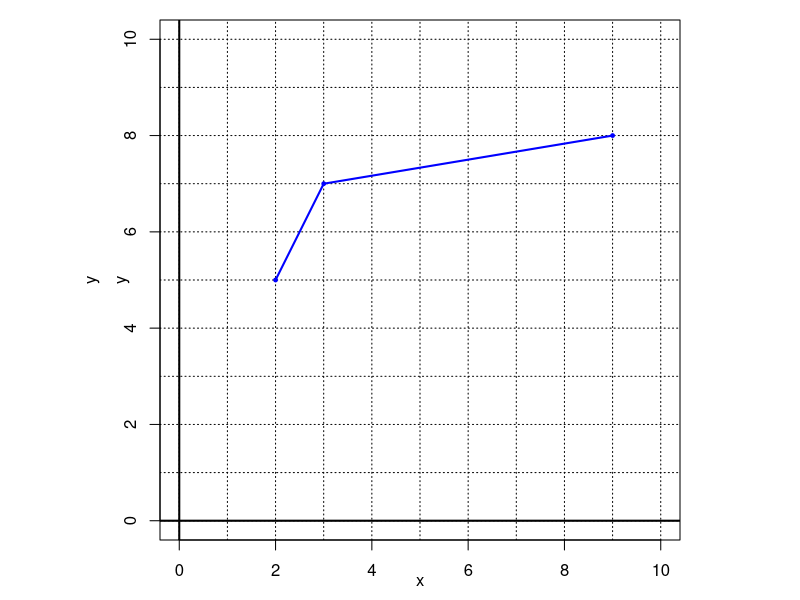

This figure's R source: (Note: this script raises an error after producing the figure.)
## ---- chunk 1
# set.seed(params$rseed)
## ---- chunk 2
par(mar=c(3,3,1,1))
while(T){
    xy = sample(1:9,6)
    x = sort(xy[1:3])
    y = sort(xy[4:6],decreasing = sample(c(T,F),1))
    if((y[2]-y[1])*(x[3]-x[2])!=(y[3]-y[2])*(x[2]-x[1]) && (y[2]-y[1])!=-(x[2]-x[1]) && (y[3]-y[2])!=-(y[2]-y[1])){break}
}

par(pty="s")
plot(0,0,type="n",xlim=c(0,10),ylim=c(0,10),lwd=2,ylab="y",xlab="x")
mtext("x",1,1.5)
mtext("y",2,1.5)
for(j in seq(0,10,1)){
  abline(h=j,lty=3)
  abline(v=j,lty=3)
}
abline(h=0,lwd=2)
abline(v=0,lwd=2)
lines(x,y,col="blue",lwd=2)
points(x,y,col="blue",pch=19,cex=0.5)
# legend("topright","y=f(x)",lwd=2,col="blue")

if(params$showsol){
    abline(0,1,col="black",cex="0.5",lty=2)
    lines(y,x,col="red",lwd=2)
}
## ---- chunk 3
par(mar=c(3,3,1,1))
while(T){
    xy = sample(1:9,6)
    x = sort(xy[1:3])
    y = sort(xy[4:6],decreasing = sample(c(T,F),1))
    if((y[2]-y[1])*(x[3]-x[2])!=(y[3]-y[2])*(x[2]-x[1]) && (y[2]-y[1])!=-(x[2]-x[1]) && (y[3]-y[2])!=-(y[2]-y[1])){break}
}

par(pty="s")
plot(0,0,type="n",xlim=c(0,10),ylim=c(0,10),lwd=2,ylab="y",xlab="x")
mtext("x",1,1.5)
mtext("y",2,1.5)
for(j in seq(0,10,1)){
  abline(h=j,lty=3)
  abline(v=j,lty=3)
}
abline(h=0,lwd=2)
abline(v=0,lwd=2)
lines(x,y,col="blue",lwd=2)
points(x,y,col="blue",pch=19,cex=0.5)
# legend("topright","y=f(x)",lwd=2,col="blue")

if(params$showsol){
    abline(0,1,col="black",cex="0.5",lty=2)
    lines(y,x,col="red",lwd=2)
}
## ---- chunk 4
par(mar=c(3,3,1,1))
while(T){
    xy = sample(1:9,6)
    x = sort(xy[1:3])
    y = sort(xy[4:6],decreasing = sample(c(T,F),1))
    if((y[2]-y[1])*(x[3]-x[2])!=(y[3]-y[2])*(x[2]-x[1]) && (y[2]-y[1])!=-(x[2]-x[1]) && (y[3]-y[2])!=-(y[2]-y[1])){break}
}

par(pty="s")
plot(0,0,type="n",xlim=c(0,10),ylim=c(0,10),lwd=2,ylab="y",xlab="x")
mtext("x",1,1.5)
mtext("y",2,1.5)
for(j in seq(0,10,1)){
  abline(h=j,lty=3)
  abline(v=j,lty=3)
}
abline(h=0,lwd=2)
abline(v=0,lwd=2)
lines(x,y,col="blue",lwd=2)
points(x,y,col="blue",pch=19,cex=0.5)
# legend("topright","y=f(x)",lwd=2,col="blue")

if(params$showsol){
    abline(0,1,col="black",cex="0.5",lty=2)
    lines(y,x,col="red",lwd=2)
}
## ---- chunk 5
par(mar=c(3,3,1,1))
while(T){
    xy = sample(1:9,6)
    x = sort(xy[1:3])
    y = sort(xy[4:6],decreasing = sample(c(T,F),1))
    if((y[2]-y[1])*(x[3]-x[2])!=(y[3]-y[2])*(x[2]-x[1]) && (y[2]-y[1])!=-(x[2]-x[1]) && (y[3]-y[2])!=-(y[2]-y[1])){break}
}

par(pty="s")
plot(0,0,type="n",xlim=c(0,10),ylim=c(0,10),lwd=2,ylab="y",xlab="x")
mtext("x",1,1.5)
mtext("y",2,1.5)
for(j in seq(0,10,1)){
  abline(h=j,lty=3)
  abline(v=j,lty=3)
}
abline(h=0,lwd=2)
abline(v=0,lwd=2)
lines(x,y,col="blue",lwd=2)
points(x,y,col="blue",pch=19,cex=0.5)
# legend("topright","y=f(x)",lwd=2,col="blue")

if(params$showsol){
    abline(0,1,col="black",cex="0.5",lty=2)
    lines(y,x,col="red",lwd=2)
}
